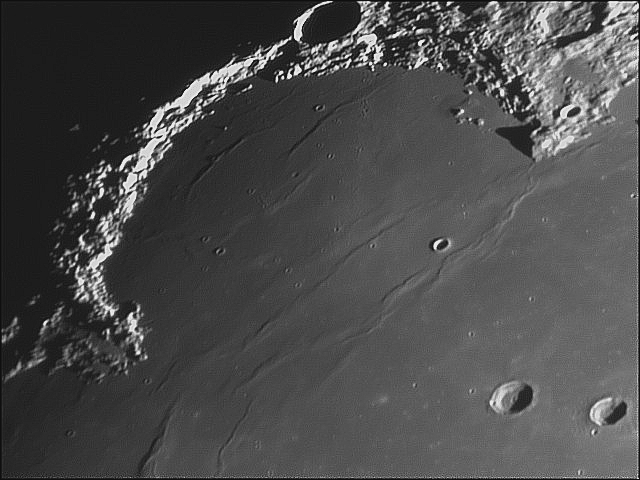
#> input picture Prácticas -Realce y Transformación de Imágenes/operador puntual/Sinus_Iridium.jpg, 640 x 480 px, found by its file name
$ python 'Operadore puntual.py'
#> lines starting #> are read from the running program, lines starting #| are printed output that depends on the picture; after the words box and inside, x2 and y2 are one past the last pixel; in counts of white or black regions, pixels touching at a corner belong together
import cv2
import numpy as np


imagen = cv2.imread('C:\\Users\\addi_\\OneDrive\\Escritorio\\sinus_iridium.jpg')
#> imagen is the input picture: shape (480, 640, 3); min 14, max 236, mean 75.1
cv2.imshow("Original",imagen)
height, width = imagen.shape[0:2]
#> height = 480; width = 640


def iD():
    imgI=[[0 for i in range(width)]for j in range(height)]
    for i in range(height):
      for j in range(width):
        imgI[i][j]=imagen[i][j]
#> after the loop, imgI = 480 items
    imgI=np.uint8(imgI)
    cv2.imshow("Identidad",imgI)

############################################################

def iN():
    imgN=[[0 for i in range(width)]for j in range(height)]
    for i in range(height):
        for j in range(width):
            inverso=np.array(imagen[i][j])
            imgN[i][j]=255-inverso
#> after the loop, imgN = 480 items
    imgN=np.uint8(imgN)
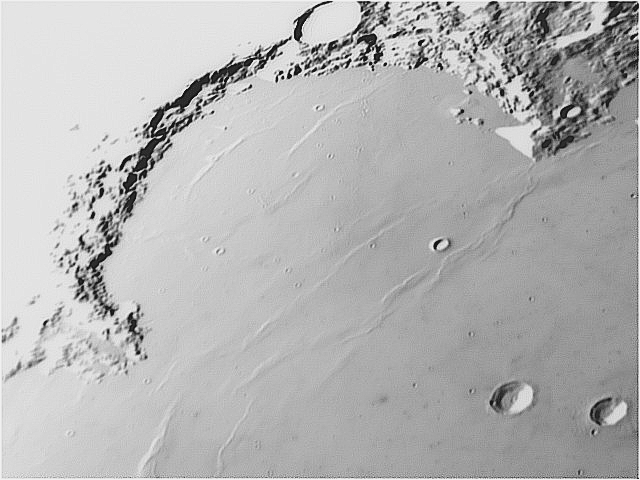
#> imgN: shape (480, 640, 3); min 19, max 241, mean 179.9
    cv2.imshow("Inverso Negativo",imgN)
############################################################


def iU():
    imgU=[[0 for i in range(width)]for j in range(height)]
    p1=40      #La visualización de la imagen es proporcional a p1 y p2
    p2=110
    for i in range(height):
        for j in range(width):
            if (imagen[i][j][1]<=p1 or imagen[i][j][1] >=p2):
                imgU[i][j]=255
            else:
                imgU[i][j]=0
    imgU=np.uint8(imgU)
    cv2.imshow("Umbral",imgU)
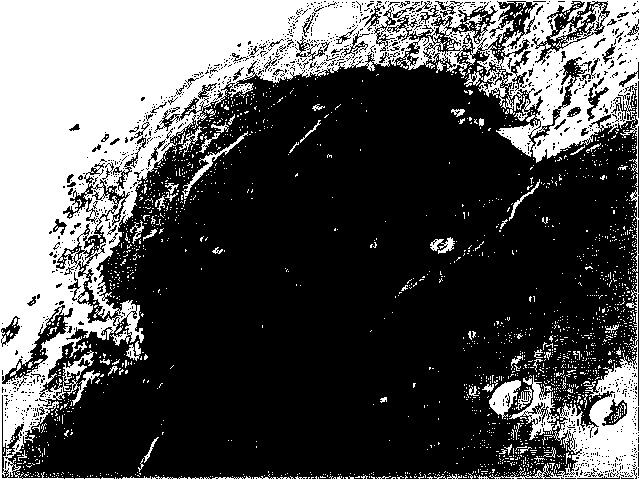
#> window 'Umbral': shape (480, 640); 33.1% white; 1928 white regions (1860 under 20 px), largest, box (x1, y1, x2, y2) and area: (0, 0, 640, 480) 91771, (509, 375, 559, 440) 943, (489, 380, 521, 419) 625
############################################################


def iUB():
    imgUB=[[0 for i in range(width)]for j in range(height)]
    p1=40      #La visualización de la imagen es proporcional a p1 y p2
    p2=110
    for i in range(height):
       for j in range(width):
           if (imagen[i][j][1] < p1 or imagen[i][j][1] >=p2):
               imgUB[i][j]=255
           else:
               imgUB[i][j]=0
    imgUB=np.uint8(imgUB)
    cv2.imshow("Umbral binario",imgUB)
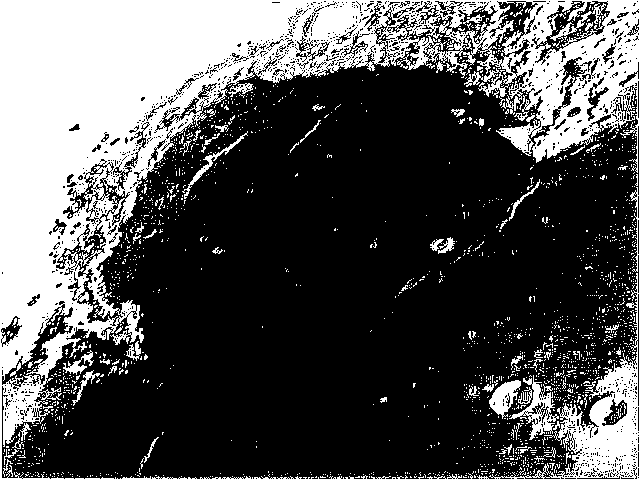
#> window 'Umbral binario': shape (480, 640); 32.3% white; 1966 white regions (1894 under 20 px), largest, box (x1, y1, x2, y2) and area: (0, 0, 640, 480) 89304, (509, 375, 559, 440) 943, (489, 380, 521, 419) 625


############################################################

def iUBI():
    imgBI=[[0 for i in range(width)]for j in range(height)]
    p1=40       #La visualización de la imagen es proporcional a p1 y p2
    p2=110
    for i in range(height):
        for j in range(width):
            if (imagen[i][j][1] <= p1 or imagen[i][j][1]>=p2):
                imgBI[i][j]=0
            else:
                imgBI[i][j]=255
    imgBI=np.uint8(imgBI)
    cv2.imshow("Umbral binario invertido",imgBI)


############################################################

def iUEG():
    imgUEG=[[0 for i in range(width)]for j in range(height)]
    P1=40
    P2=110
    for i in range(height):
        for j in range(width):
            if (imagen[i][j][1] <= P1 or imagen[i][j][1] >=P2):
                imgUEG[i][j]=255
            else:
                imgUEG[i][j]=imagen[i][j][1]
#> after the loop, imgUEG = 480 items
    imgUEG=np.uint8(imgUEG)
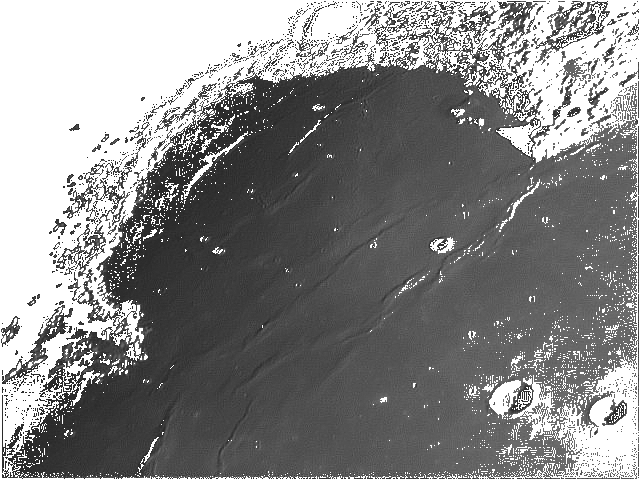
#> imgUEG: shape (480, 640); min 41, max 255, mean 135.5
    cv2.imshow("umbral escala de grises", imgUEG)

############################################################

def iUIEGI():
    imgUEGI=[[0 for i in range(width)]for j in range(height)]
    P1=40
    P2=110
    for i in range(height):
        for j in range(width):
            if (imagen[i][j][1] <= P1 or imagen[i][j][1] >=P2):
                imgUEGI[i][j]=255
            else:
                imgUEGI=255-imagen
    imgUEGI=np.uint8(imgUEGI)
    cv2.imshow("Umbral escala grises Invertido", imgUEGI)

############################################################

iD()
iN()
iU()
iUB()
iUBI()
iUEG()
iUIEGI()
cv2.waitKey(0)
cv2.destroyAllWindows()

$ run again, with Prácticas -Realce y Transformación de Imágenes/operador puntual/Escala de grises.jpg copied over Prácticas -Realce y Transformación de Imágenes/operador puntual/Sinus_Iridium.jpg
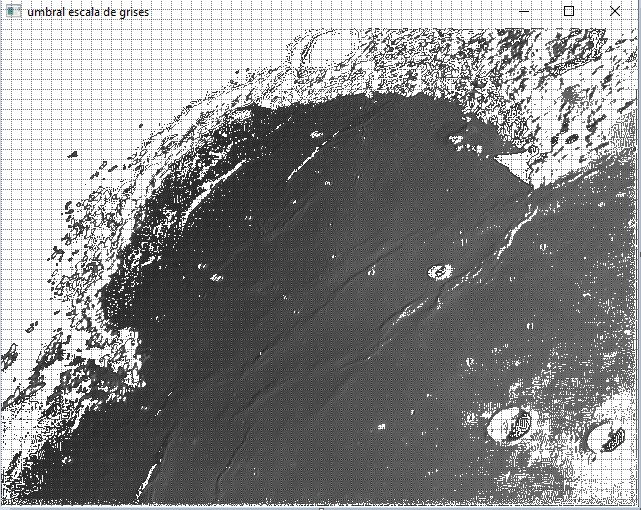
#> input picture Prácticas -Realce y Transformación de Imágenes/operador puntual/Escala de grises.jpg, 641 x 510 px, found by its file name
#> imagen is the input picture: shape (510, 641, 3); mean B, G, R 137.2, 137, 136.9
#> after the loop in iD, `for i in range(height):`: imgI = 510 items
#> in iU, `cv2.imshow("Umbral",imgU)`:
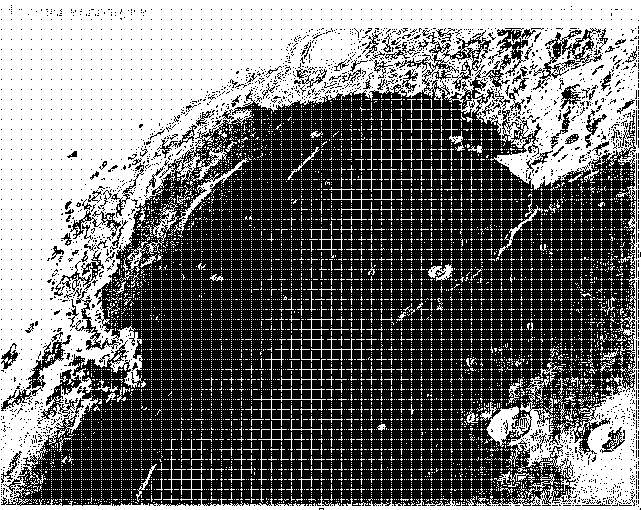
#> window 'Umbral': shape (510, 641); 45.1% white; 10480 white regions (10347 under 20 px), largest, box (x1, y1, x2, y2) and area: (0, 0, 641, 510) 119167, (168, 158, 249, 236) 564, (146, 201, 179, 254) 391
#> in iUEG, `imgUEG=np.uint8(imgUEG)`:
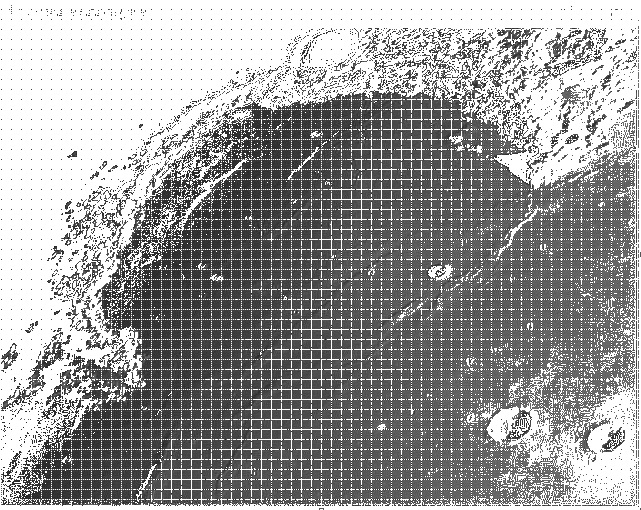
#> imgUEG: shape (510, 641); min 41, max 255, mean 156.9
